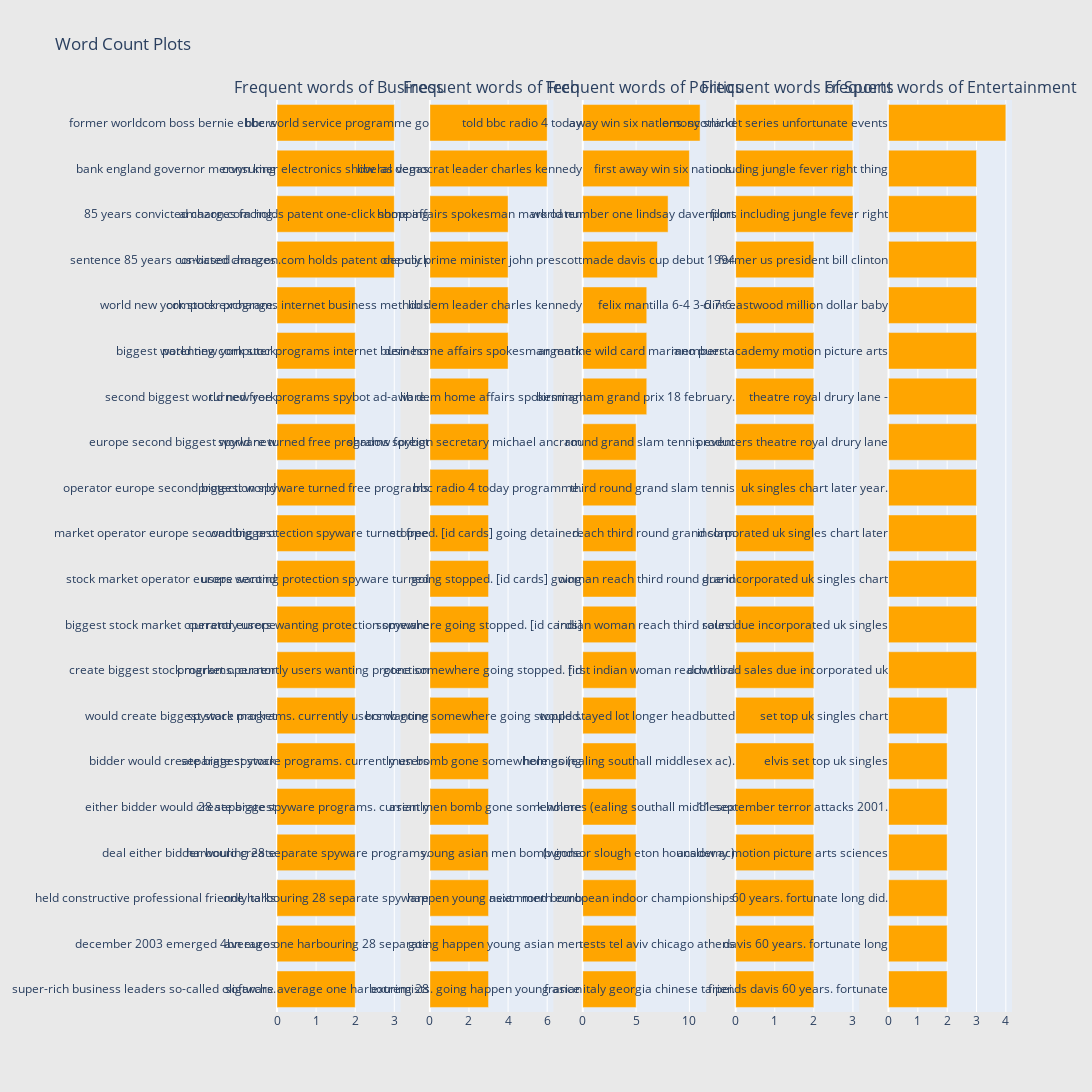

Notebook code for this chart:
### Code cell
print("Penta-gram analysis")

plot_grams(
    freq_train_df_business,
    freq_train_df_tech,
    freq_train_df_politics,
    freq_train_df_sport,
    freq_train_df_entertainment
)

### Figure 1 — Plotly figure (JSON) as saved in the notebook; plotly's stock layout.template omitted (floating-point values rounded to 4 significant figures)
{"data": [{"marker": {"color": "orange"}, "orientation": "h", "showlegend": false, "type": "bar", "x": [2, 2, 2, 2, 2, 2, 2, 2, 2, 2, 2, 2, 2, 2, 2, 2, 3, 3, 3, 3], "xaxis": "x", "y": ["super-rich business leaders so-called oligarchs.", "december 2003 emerged 4bn euros", "held constructive professional friendly talks", "deal either bidder would create", "either bidder would create biggest", "bidder would create biggest stock", "would create biggest stock market", "create biggest stock market operator", "biggest stock market operator europe", "stock market operator europe second", "market operator europe second biggest", "operator europe second biggest world", "europe second biggest world new", "second biggest world new york", "biggest world new york stock", "world new york stock exchange.", "sentence 85 years convicted charges", "85 years convicted charges facing.", "bank england governor mervyn king", "former worldcom boss bernie ebbers"], "yaxis": "y"}, {"marker": {"color": "orange"}, "orientation": "h", "showlegend": false, "type": "bar", "x": [3, 3, 3, 3, 3, 3, 3, 3, 3, 3, 3, 3, 3, 3, 4, 4, 4, 4, 6, 6], "xaxis": "x2", "y": ["software average one harbouring 28", "average one harbouring 28 separate", "one harbouring 28 separate spyware", "harbouring 28 separate spyware programs.", "28 separate spyware programs. currently", "separate spyware programs. currently users", "spyware programs. currently users wanting", "programs. currently users wanting protection", "currently users wanting protection spyware", "users wanting protection spyware turned", "wanting protection spyware turned free", "protection spyware turned free programs", "spyware turned free programs spybot", "turned free programs spybot ad-aware.", "patenting computer programs internet business", "computer programs internet business methods", "us-based amazon.com holds patent one-click", "amazon.com holds patent one-click shopping", "consumer electronics show las vegas", "bbc world service programme go"], "yaxis": "y2"}, {"marker": {"color": "orange"}, "orientation": "h", "showlegend": false, "type": "bar", "x": [5, 5, 5, 5, 5, 5, 5, 5, 5, 5, 5, 5, 5, 6, 6, 6, 7, 8, 10, 11], "xaxis": "x3", "y": ["extremists. going happen young asian", "going happen young asian men", "happen young asian men bomb", "young asian men bomb gone", "asian men bomb gone somewhere", "men bomb gone somewhere going", "bomb gone somewhere going stopped.", "gone somewhere going stopped. [id", "somewhere going stopped. [id cards]", "going stopped. [id cards] going", "stopped. [id cards] going detained.", "bbc radio 4 today programme.", "shadow foreign secretary michael ancram", "lib dem home affairs spokesman", "dem home affairs spokesman mark", "lib dem leader charles kennedy", "deputy prime minister john prescott", "home affairs spokesman mark oaten", "liberal democrat leader charles kennedy", "told bbc radio 4 today"], "yaxis": "y3"}, {"marker": {"color": "orange"}, "orientation": "h", "showlegend": false, "type": "bar", "x": [2, 2, 2, 2, 2, 2, 2, 2, 2, 2, 2, 2, 2, 2, 2, 2, 2, 3, 3, 3], "xaxis": "x4", "y": ["france italy georgia chinese taipei.", "tests tel aviv chicago athens", "next month european indoor championships", "(windsor slough eton hounslow ac)", "k holmes (ealing southall middlesex", "holmes (ealing southall middlesex ac).", "would stayed lot longer headbutted", "first indian woman reach third", "indian woman reach third round", "woman reach third round grand", "reach third round grand slam", "third round grand slam tennis", "round grand slam tennis event", "birmingham grand prix 18 february.", "argentine wild card mariano puerta", "felix mantilla 6-4 3-6 7-6.", "made davis cup debut 1994", "world number one lindsay davenport", "first away win six nations.", "away win six nations. scotland"], "yaxis": "y4"}, {"marker": {"color": "orange"}, "orientation": "h", "showlegend": false, "type": "bar", "x": [2, 2, 2, 2, 2, 2, 2, 3, 3, 3, 3, 3, 3, 3, 3, 3, 3, 3, 3, 4], "xaxis": "x5", "y": ["friends davis 60 years. fortunate", "davis 60 years. fortunate long", "60 years. fortunate long did.", "academy motion picture arts sciences", "11 september terror attacks 2001.", "elvis set top uk singles", "set top uk singles chart", "download sales due incorporated uk", "sales due incorporated uk singles", "due incorporated uk singles chart", "incorporated uk singles chart later", "uk singles chart later year.", "producers theatre royal drury lane", "theatre royal drury lane -", "members academy motion picture arts", "clint eastwood million dollar baby", "former us president bill clinton", "films including jungle fever right", "including jungle fever right thing", "lemony snicket series unfortunate events"], "yaxis": "y5"}], "layout": {"annotations": [{"font": {"size": 16}, "showarrow": false, "text": "Frequent words of Business", "x": 0.084, "xanchor": "center", "xref": "paper", "y": 1, "yanchor": "bottom", "yref": "paper"}, {"font": {"size": 16}, "showarrow": false, "text": "Frequent words of Tech", "x": 0.292, "xanchor": "center", "xref": "paper", "y": 1, "yanchor": "bottom", "yref": "paper"}, {"font": {"size": 16}, "showarrow": false, "text": "Frequent words of Politics", "x": 0.5, "xanchor": "center", "xref": "paper", "y": 1, "yanchor": "bottom", "yref": "paper"}, {"font": {"size": 16}, "showarrow": false, "text": "Frequent words of Sports", "x": 0.708, "xanchor": "center", "xref": "paper", "y": 1, "yanchor": "bottom", "yref": "paper"}, {"font": {"size": 16}, "showarrow": false, "text": "Frequent words of Entertainment", "x": 0.916, "xanchor": "center", "xref": "paper", "y": 1, "yanchor": "bottom", "yref": "paper"}], "height": 1200, "paper_bgcolor": "rgb(233,233,233)", "title": {"text": "Word Count Plots"}, "width": 2000, "xaxis": {"anchor": "y", "domain": [0, 0.168]}, "xaxis2": {"anchor": "y2", "domain": [0.208, 0.376]}, "xaxis3": {"anchor": "y3", "domain": [0.416, 0.584]}, "xaxis4": {"anchor": "y4", "domain": [0.624, 0.792]}, "xaxis5": {"anchor": "y5", "domain": [0.832, 1]}, "yaxis": {"anchor": "x", "domain": [0, 1]}, "yaxis2": {"anchor": "x2", "domain": [0, 1]}, "yaxis3": {"anchor": "x3", "domain": [0, 1]}, "yaxis4": {"anchor": "x4", "domain": [0, 1]}, "yaxis5": {"anchor": "x5", "domain": [0, 1]}}}
